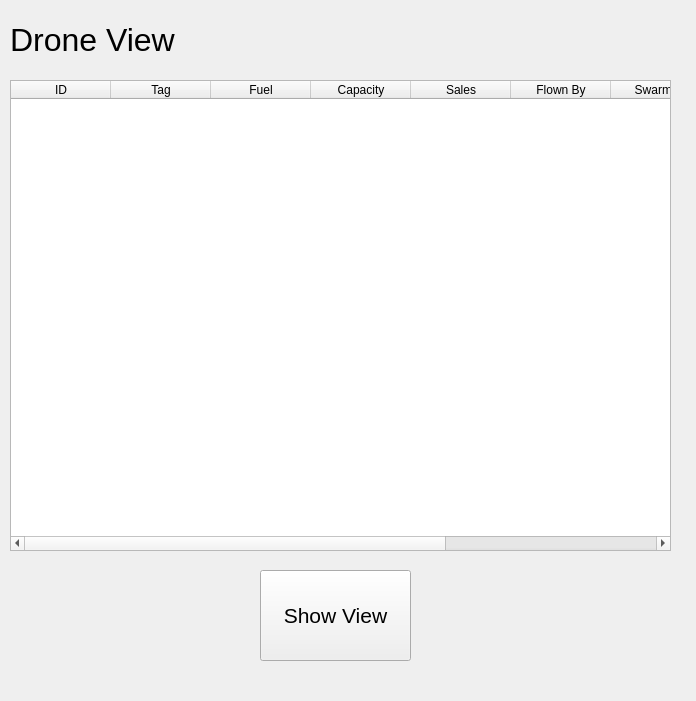
<?xml version="1.0" encoding="UTF-8"?>
<ui version="4.0">
 <class>Form</class>
 <widget class="QWidget" name="Form">
  <property name="geometry">
   <rect>
    <x>0</x>
    <y>0</y>
    <width>696</width>
    <height>701</height>
   </rect>
  </property>
  <property name="windowTitle">
   <string>Form</string>
  </property>
  <widget class="QLabel" name="label">
   <property name="geometry">
    <rect>
     <x>10</x>
     <y>10</y>
     <width>291</width>
     <height>61</height>
    </rect>
   </property>
   <property name="text">
    <string>&lt;html&gt;&lt;head/&gt;&lt;body&gt;&lt;p&gt;&lt;span style=&quot; font-size:24pt;&quot;&gt;Drone View&lt;/span&gt;&lt;/p&gt;&lt;/body&gt;&lt;/html&gt;</string>
   </property>
   <property name="margin">
    <number>3</number>
   </property>
  </widget>
  <widget class="QTableWidget" name="tableWidget">
   <property name="geometry">
    <rect>
     <x>10</x>
     <y>80</y>
     <width>661</width>
     <height>471</height>
    </rect>
   </property>
   <property name="alternatingRowColors">
    <bool>false</bool>
   </property>
   <property name="columnCount">
    <number>9</number>
   </property>
   <column>
    <property name="text">
     <string>ID</string>
    </property>
   </column>
   <column>
    <property name="text">
     <string>Tag</string>
    </property>
   </column>
   <column>
    <property name="text">
     <string>Fuel</string>
    </property>
   </column>
   <column>
    <property name="text">
     <string>Capacity</string>
    </property>
   </column>
   <column>
    <property name="text">
     <string>Sales</string>
    </property>
   </column>
   <column>
    <property name="text">
     <string>Flown By</string>
    </property>
   </column>
   <column>
    <property name="text">
     <string>Swarm ID</string>
    </property>
   </column>
   <column>
    <property name="text">
     <string>Swarm Tag</string>
    </property>
   </column>
   <column>
    <property name="text">
     <string>Location</string>
    </property>
   </column>
  </widget>
  <widget class="QPushButton" name="tableButton">
   <property name="geometry">
    <rect>
     <x>260</x>
     <y>570</y>
     <width>151</width>
     <height>91</height>
    </rect>
   </property>
   <property name="font">
    <font>
     <pointsize>16</pointsize>
    </font>
   </property>
   <property name="text">
    <string>Show View</string>
   </property>
  </widget>
 </widget>
 <resources/>
 <connections/>
</ui>
